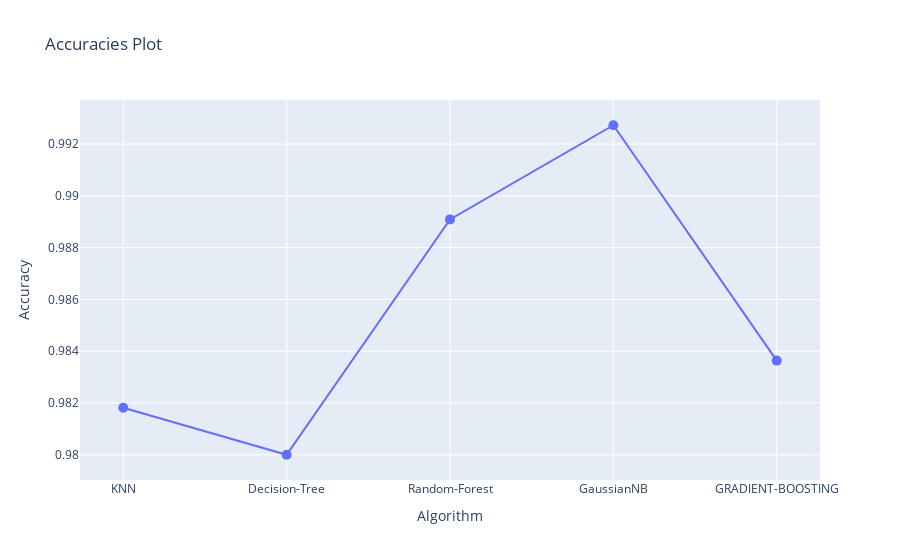

Notebook source saved alongside this figure:
### Code cell
import plotly.graph_objects as go
# Assuming you have a list of accuracies
accuracies = [acc1, acc2, acc3,acc4,acc5]
algorithms = ['KNN', 'Decision-Tree', 'Random-Forest','GaussianNB','GRADIENT-BOOSTING']
# Creating the plot
fig = go.Figure(data=go.Scatter(x=algorithms, y=accuracies, mode='markers+lines', marker=dict(symbol='circle', size=10), line=dict(width=2)))
# Adding titles and labels
fig.update_layout(title='Accuracies Plot', xaxis_title='Algorithm', yaxis_title='Accuracy')
fig.show()

### Figure 1 — Plotly figure (JSON) as saved in the notebook; plotly's stock layout.template omitted (floating-point values rounded to 4 significant figures)
{"data": [{"line": {"width": 2}, "marker": {"size": 10, "symbol": "circle"}, "mode": "markers+lines", "type": "scatter", "x": ["KNN", "Decision-Tree", "Random-Forest", "GaussianNB", "GRADIENT-BOOSTING"], "y": [0.9818, 0.98, 0.9891, 0.9927, 0.9836]}], "layout": {"title": {"text": "Accuracies Plot"}, "xaxis": {"title": {"text": "Algorithm"}}, "yaxis": {"title": {"text": "Accuracy"}}}}
